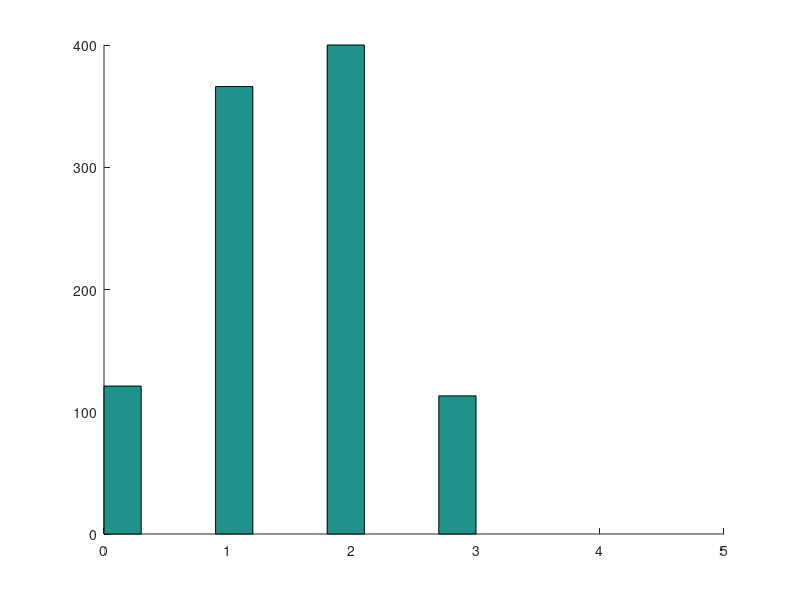

MATLAB code for this plot:
clf
hold on

n=input('Nr of trials=')
p=input('Probs of success=')

x=0:n
px=binopdf(x,n,p)
plot(x,px,'+')

xx=0:0.1:n
fx = binocdf(xx,n,p)
plot(xx,fx,'-')

# a) b)
p1=binopdf(0,3,0.5)
fprintf('%1.4f\n', p1)

# c) P(X!=1)
p2=1-binopdf(1,3,0.5)
fprintf('%1.4f\n', p2)

# d) P(X<=2)
p3=binopdf(2,3,0.5)
fprintf('%1.4f\n', p3)

# P(X<2)
p4=binopdf(1,3,0.5)
fprintf('%1.4f\n', p4)

# e) P(X>=1)
p5=1-binocdf(1,3,0.5)
fprintf('%1.4f\n', p5)

#rand() < 0.5

N=1000
C=rand(3, N)
D=C<0.5
E=sum(D)
hist(E)
